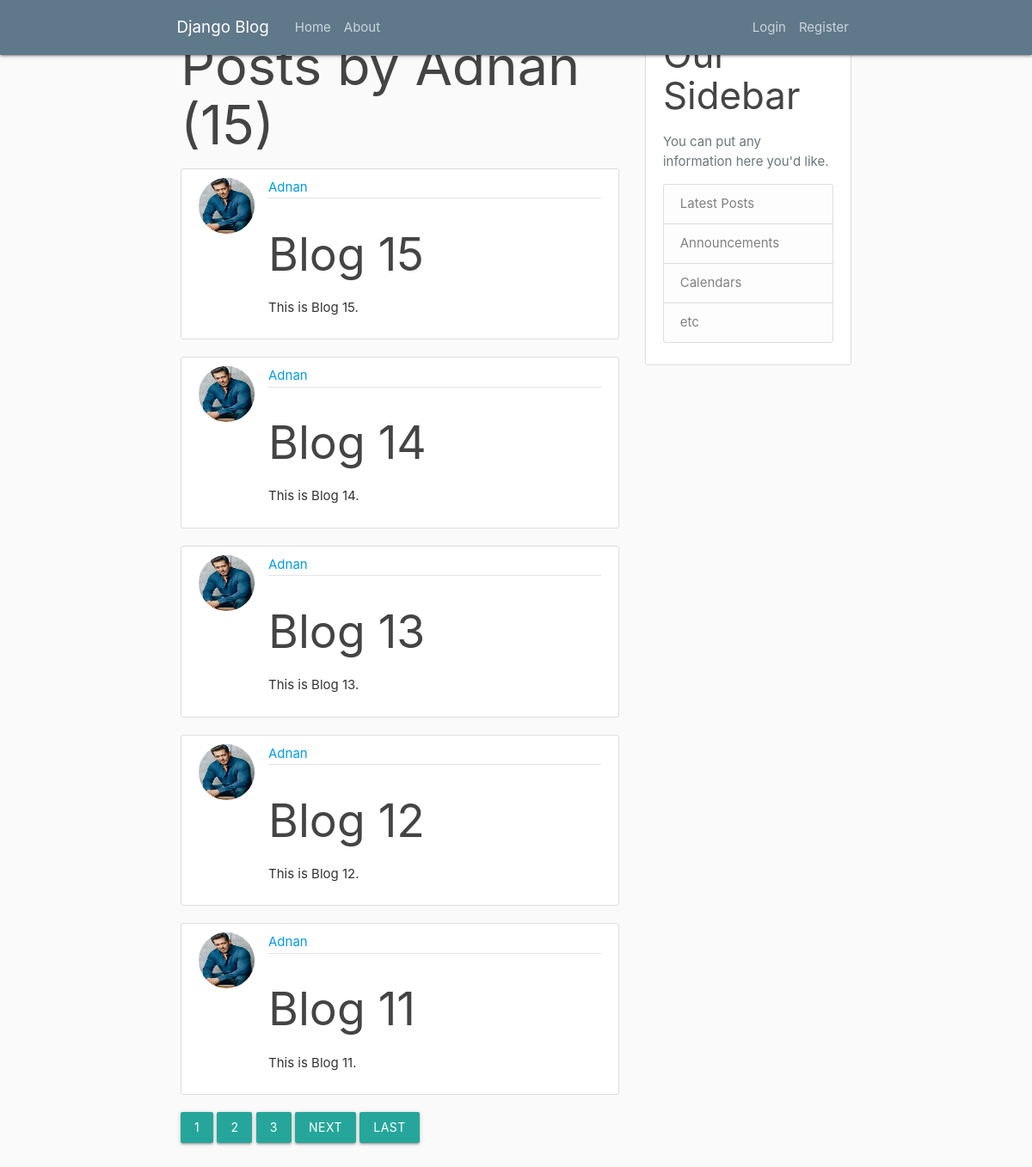
Page /user/Adnan on the committed database.
### blog/models.py (models this page shows, shortened)
class Post(models.Model):
    title = models.CharField(max_length=100)
    content =models.TextField()
    date_posted = models.DateTimeField(default=timezone.now)
    author = models.ForeignKey(User, on_delete=models.CASCADE)

### users/models.py (models this page shows, shortened)
class Profile(models.Model):
    user = models.OneToOneField(User, on_delete=models.CASCADE)
    image =  models.ImageField(default='default.jpg', upload_to = 'profile_pics')

### blog/views.py (the view)
# urls.py: path('user/<str:username>',UserPostListView.as_view(),name='user_posts'),
class UserPostListView(ListView):
    model = Post
    template_name = 'blog/user_posts.html' #<app>/<model>_<viewtype>.html
    context_object_name = 'posts'
    ordering = ['-date_posted']
    paginate_by = 5
    def get_queryset(self):
        user = get_object_or_404(User, username=self.kwargs.get('username'))
        return Post.objects.filter(author = user).order_by('-date_posted')

### blog/templates/blog/user_posts.html (shortened to what this page needs)
{% extends "blog/base.html" %}
{% block content %}
 <h1 class="mb-3">Posts by {{ view.kwargs.username }} ({{page_obj.paginator.count}})</h1>
    {% for post in posts %}
        <article class="media content-section">
          <img class="rounded-circle article-img" src="{{post.author.profile.image.url}}">
    <div class="media-body">
      <div class="article-metadata">
        <a class="mr-2" href="{% url 'user_posts' post.author.username %}">{{ post.author }}</a>
      </div>
      <h2><a class="article-title" href="{% url 'post_detail' post.id %}">{{ post.title }}</a></h2>
      <p class="article-content">{{ post.content }}</p>
    </div>
    </article>
    {% endfor %}
    {% if is_paginated %}
      {% for num in page_obj.paginator.page_range %}
        {% if page_obj.number == num %}
          <a class="btn btn-info mb-4"  href="?page={{num}}">{{num}}</a>
        {% elif num > page_obj.number|add:'-3' and num < page_obj.number|add:'3' %}
          <a class="btn btn-outline-info mb-4"  href="?page={{ num }}">{{num}}</a>
        {% endif %}
      {% endfor %}
      {% if page_obj.has_next %}
        <a class="btn btn-outline-info mb-4"  href="?page={{page_obj.next_page_number}}">Next</a>
        <a class="btn btn-outline-info mb-4"  href="?page={{page_obj.paginator.num_pages}}">Last</a>
      {% endif %}
    {% endif %}
{% endblock content %}

### blog/static/blog/main.css (style rules this page uses)
body { background: #fafafa; color: #333333; margin-top: 5rem; }
h1, h2, h3, h4, h5, h6 { color: #444444; }
.content-section { background: #ffffff; padding: 10px 20px; border: 1px solid #dddddd; border-radius: 3px; margin-bottom: 20px; }
.article-title { color: #444444; }
.article-content { white-space: pre-line; }
.article-img { height: 65px; width: 65px; margin-right: 16px; }
.article-metadata { padding-bottom: 1px; margin-bottom: 4px; border-bottom: 1px solid #e3e3e3 }

### rows in the picture
Post: author.profile.image (picture), author "Adnan", title "Blog 15", content "This is Blog 15."
Post: author.profile.image (picture), author "Adnan", title "Blog 14", content "This is Blog 14."
Post: author.profile.image (picture), author "Adnan", title "Blog 13", content "This is Blog 13."
Post: author.profile.image (picture), author "Adnan", title "Blog 12", content "This is Blog 12."
Post: author.profile.image (picture), author "Adnan", title "Blog 11", content "This is Blog 11."

### other values in the picture
{{ view.kwargs.username }} "Adnan"
{{ page_obj.paginator.count }} "15"
{{ num }} "1"
{{ num }} "2" "3"
